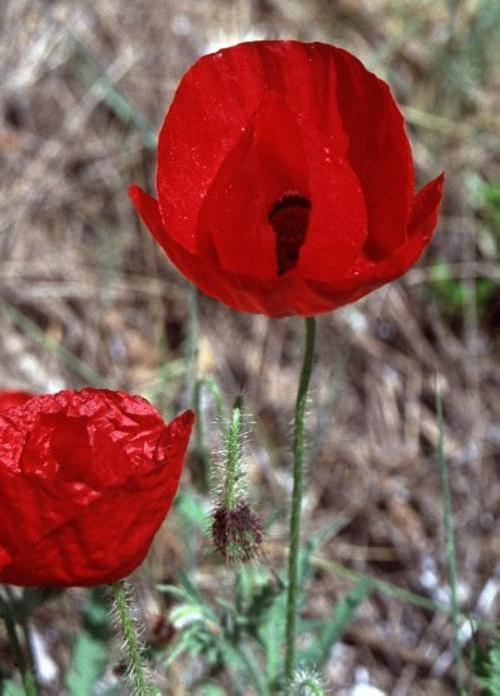
#> input picture easy/jpg/image_06497.jpg, 500 x 696 px; its folder holds 4 pictures in this run
$ jupyter execute --allow-errors ProjectEasy.ipynb   (older library calls are emulated)
#> lines starting #> are read from the running program, lines starting #| are printed output that depends on the picture
# Load and Resize images

[cell 1]
#importing required libraries
import cv2
import numpy as np
from sklearn.cluster import KMeans
from sklearn.model_selection import train_test_split
from skimage.io import imread
from skimage import data_dir
from skimage import color
from skimage.transform import resize
from skimage.feature import hog
import matplotlib.pyplot as plt
import pandas as pd
from skimage import io
from sklearn import svm
from sklearn.metrics import classification_report,accuracy_score
from sklearn.decomposition import PCA
from skimage.feature import corner_harris, corner_subpix, corner_peaks


images = io.ImageCollection('easy/jpg/*.jpg')
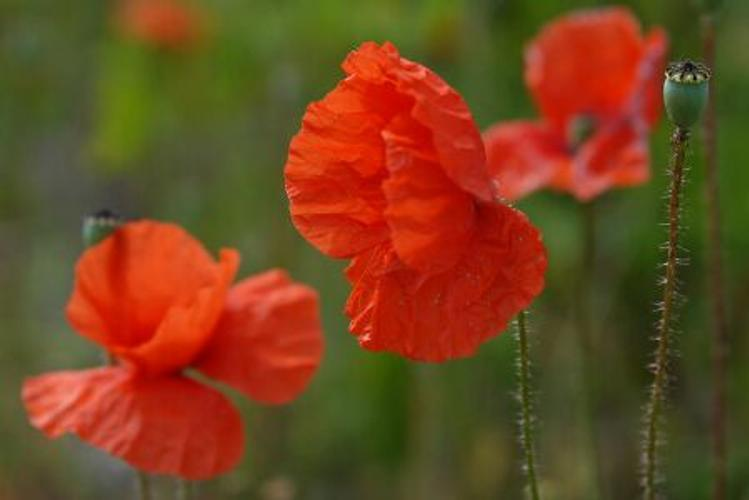
#> input picture easy/jpg/image_06498.jpg, 749 x 500 px
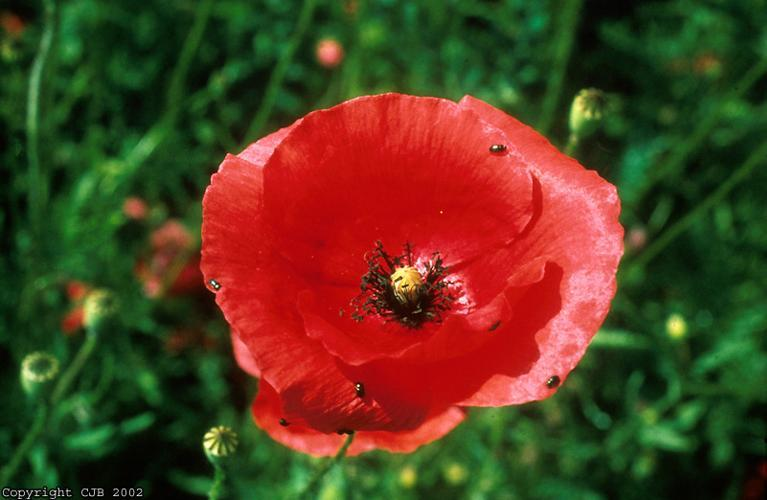
#> input picture easy/jpg/image_06499.jpg, 767 x 500 px
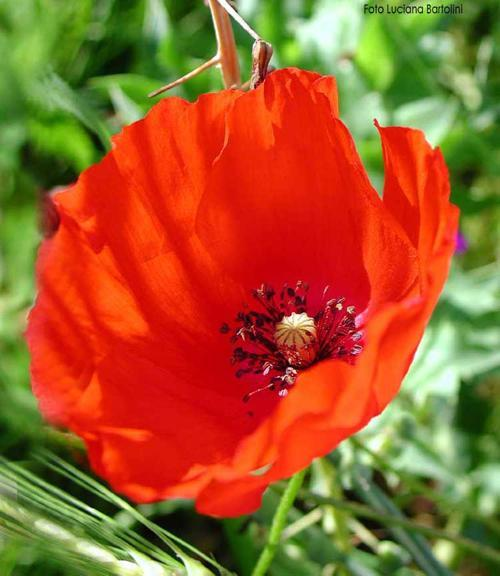
#> input picture easy/jpg/image_06500.jpg, 500 x 576 px
#> images = 4 items
Resizeimages=[]
counter=0
for img in images:
    #resizing image
    resized_img = cv2.resize(img, (128, 128)) #Resize images
    Resizeimages.append(resized_img)
    counter+=1
#> this loop made 4 passes
#> pass 1, `resized_img = cv2.resize(img, (128, 128))`:
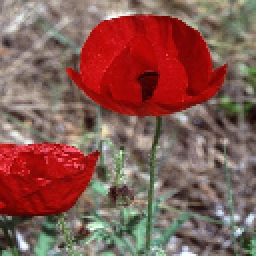
#> resized_img: shape (128, 128, 3) (shown 2 times larger); mean R, G, B 134.9, 90.9, 83.2
#> pass 2, `resized_img = cv2.resize(img, (128, 128))`:
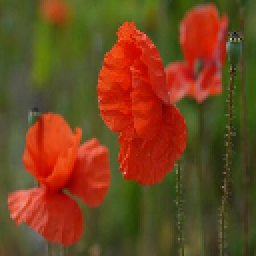
#> resized_img: shape (128, 128, 3) (shown 2 times larger); mean R, G, B 113.7, 69.7, 31.2
#> pass 3, `resized_img = cv2.resize(img, (128, 128))`:
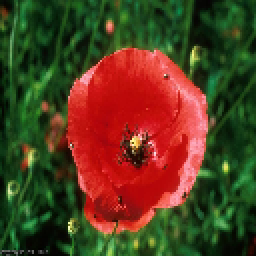
#> resized_img: shape (128, 128, 3) (shown 2 times larger); mean R, G, B 84.2, 60.2, 30.8
#> after the loop, Resizeimages = 4 items; counter = 4
    #if(counter==1000):
            #break

Resizeimages= np.array(Resizeimages)
print(Resizeimages.shape)
#| (4, 128, 128, 3)
labels = np.loadtxt("easy/flowers_labels.txt").astype(int)
print(labels)

[cell 2]
y,counts=np.unique(labels, return_counts=True)
fig = plt.figure(figsize = (10, 5))
plt.bar(y,counts,color ='blue', width = 0.8)
plt.xticks(np.arange(min(y), max(y)+1, 1.0))
plt.xlabel('Label (class)')
plt.ylabel('Number of images')
plt.title('Label (class) versus number of images graph')
plt.show()
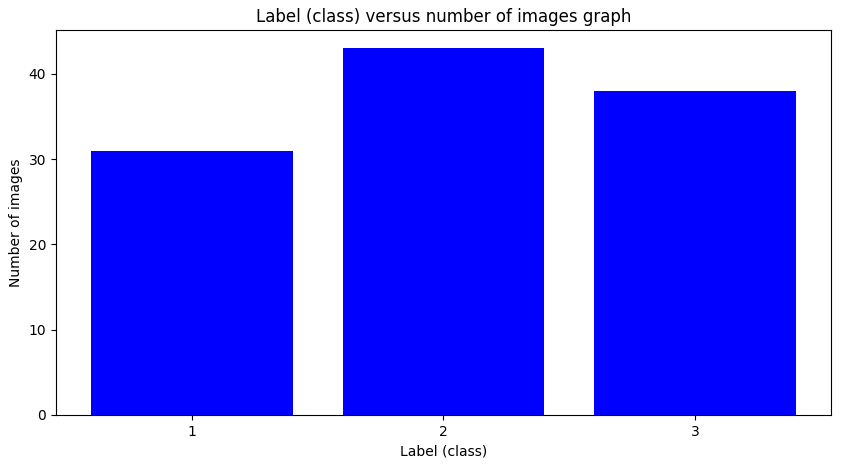
#> figure drawn by matplotlib, 1 panel; tallest bar 43 high, from x = 1.6 to 2.4
